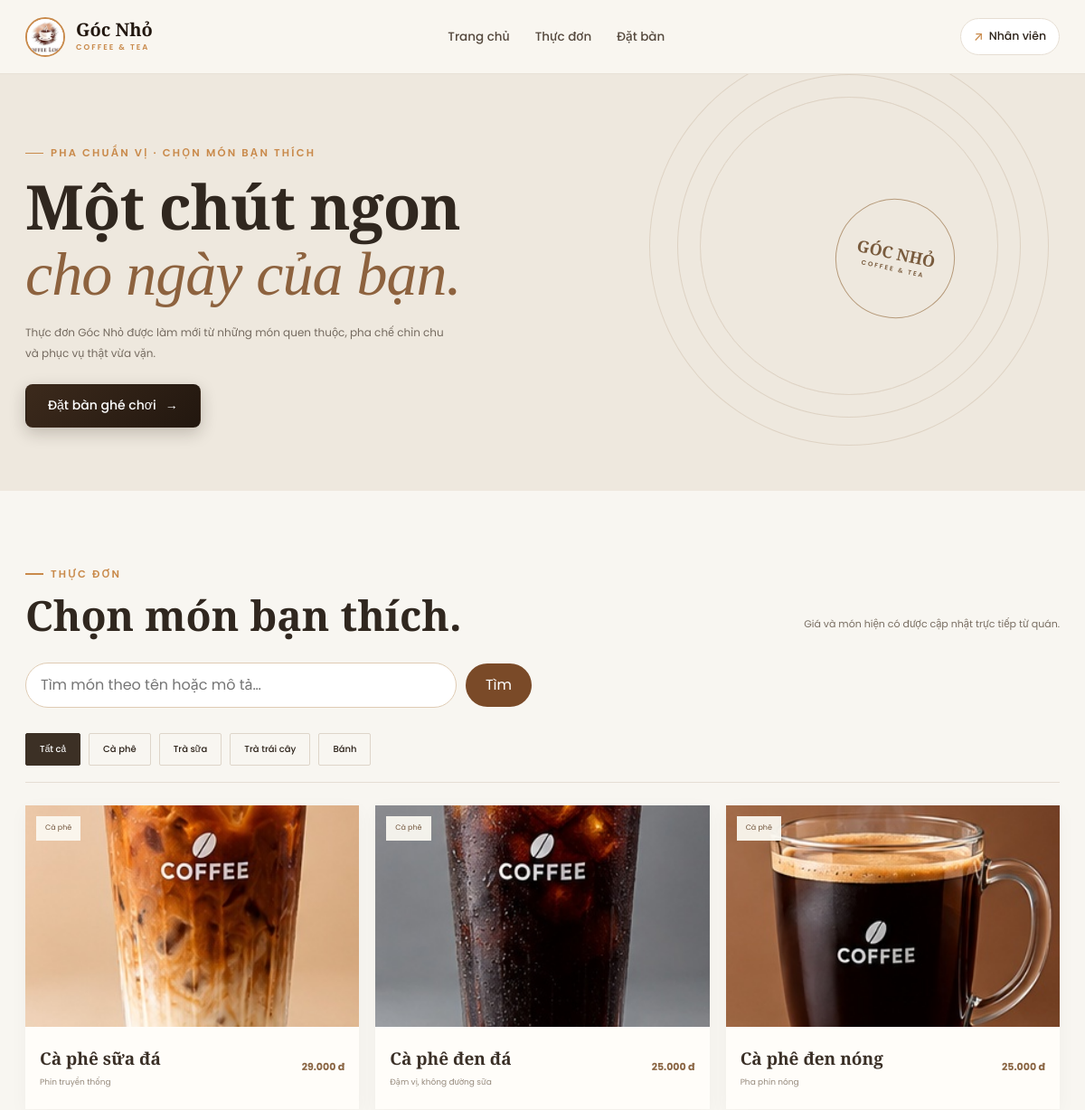
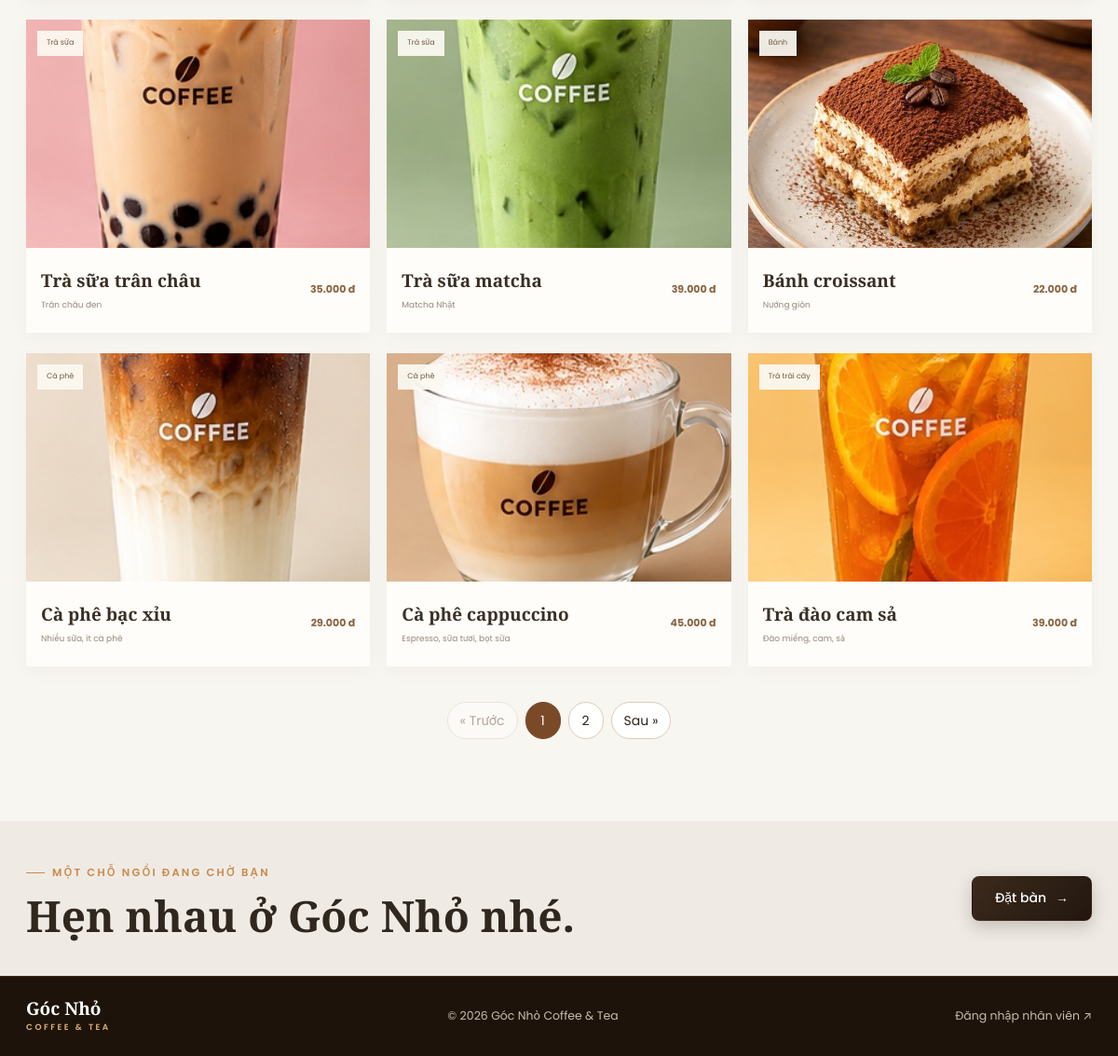
The app's page /index.php?page=public-menu with its own data (2 pictures, top to bottom).
### tables this page shows
CREATE TABLE IF NOT EXISTS categories (
  category_id INT UNSIGNED AUTO_INCREMENT PRIMARY KEY,
  category_name VARCHAR(100) NOT NULL UNIQUE,
  has_options TINYINT(1) NOT NULL DEFAULT 1
);

CREATE TABLE IF NOT EXISTS menu_items (
  item_id INT UNSIGNED AUTO_INCREMENT PRIMARY KEY,
  category_id INT UNSIGNED NOT NULL,
  item_name VARCHAR(150) NOT NULL,
  description VARCHAR(255) NULL,
  price INT UNSIGNED NOT NULL,
  image MEDIUMTEXT NULL,
  is_hidden TINYINT(1) NOT NULL DEFAULT 0,
  is_sold_out TINYINT(1) NOT NULL DEFAULT 0,
  stock INT UNSIGNED NOT NULL DEFAULT 0,
  min_stock INT UNSIGNED NOT NULL DEFAULT 10,
  UNIQUE KEY uq_cat_name (category_id, item_name),
  FOREIGN KEY (category_id) REFERENCES categories(category_id)
);

### index.php (called while the page is built, shortened)
<?php
require_once __DIR__ . '/functions.php';
$routes = array(
    'home' => 'home/index.php',
    'public-menu' => 'public-menu/index.php',
    'menu-detail' => 'menu-detail/index.php',
    'tables' => 'tables/index.php',
    'schedule' => 'schedule/index.php',
    'ops' => 'ops/index.php',
    'orders' => 'orders/index.php',
    'cashshift' => 'cashshift/index.php',
    'kitchen' => 'kitchen/index.php',
    'notify' => 'notify/index.php',
    'handover' => 'handover/index.php',
);
$page = $_GET['page'] ?? null;
if (!is_string($page) || !isset($routes[$page])) {
    http_response_code(404);
    $page = '404';
    $file = __DIR__ . '/pages/404/index.php';
} else {
    $file = __DIR__ . '/pages/' . $routes[$page];
}
$action = dirname($file) . '/action.php';
if (is_file($action)) {
    require $action;
}
require __DIR__ . '/layouts/public/header.php';
require $file;
require __DIR__ . '/layouts/public/footer.php';

### helpers/common.php (called while the page is built, shortened)
<?php
function e($value)
{
    return htmlspecialchars((string) $value, ENT_QUOTES, 'UTF-8');
}
function money($value)
{
    return number_format((float) $value, 0, ',', '.') . ' đ';
}
function get_all_settings($refresh = false)
{
    static $settings = null;
    if ($settings !== null && !$refresh) {
        return $settings;
    }
    $settings = array();
    try {
        $rows = db()->fetchAll('SELECT setting_key, setting_value FROM site_settings');
        foreach ($rows as $r) {
            $settings[$r['setting_key']] = $r['setting_value'];
        }
    } catch (\Throwable $e) {
    }
    return $settings;
}
function setting($key, $default = '')
{
    $all = get_all_settings();
    return isset($all[$key]) && $all[$key] !== '' && $all[$key] !== null ? $all[$key] : $default;
}
function brand_name()
{
    return setting('brand_name', 'Góc Nhỏ');
}
function brand_subtitle()
{
    return setting('brand_subtitle', 'Coffee & Tea');
}
function brand_full()
{
    return trim(brand_name() . ' ' . brand_subtitle());
}
function shop_logo($isAdmin = false)
{
    $logo = setting('shop_logo', 'assets/images/images.jpg');
    $cleanPath = ltrim(str_replace('../', '', $logo), '/');
    return $cleanPath;
}
function menu_item_image($item)
{
    $nameMap = array(
        'Cà phê sữa đá' => 'assets/images/menu/01-ca-phe-sua-da.jpg',
        'Cà phê đen đá' => 'assets/images/menu/02-ca-phe-den-da.jpg',
        'Cà phê đen nóng' => 'assets/images/menu/03-ca-phe-den-nong.jpg',
        'Cà phê bạc xỉu' => 'assets/images/menu/04-ca-phe-bac-xiu.jpg',
        'Cà phê cappuccino' => 'assets/images/menu/05-ca-phe-cappuccino.jpg',
        'Trà sữa trân châu' => 'assets/images/menu/06-tra-sua-tran-chau.jpg',
        'Trà sữa matcha' => 'assets/images/menu/07-tra-sua-matcha.jpg',
        'Trà đào cam sả' => 'assets/images/menu/08-tra-dao-cam-sa.jpg',
        'Trà vải hoa hồng' => 'assets/images/menu/09-tra-vai-hoa-hong.jpg',
        'Bánh tiramisu' => 'assets/images/menu/10-banh-tiramisu.jpg',
        'Bánh croissant' => 'assets/images/menu/10-banh-tiramisu.jpg',
    );
    $name = trim($item['item_name'] ?? '');
    if (isset($nameMap[$name])) {
        return $nameMap[$name];
    }
    return 'assets/images/images.jpg';
}

### config/database.php (called while the page is built, shortened)
<?php
$env = function ($key, $default) {
    $value = getenv($key);
    return $value === false ? $default : $value;
};
$appEnvironment = strtolower((string) $env('APP_ENV', 'local'));
$dbUser = $env('DB_USER', 'root');
$dbPassword = $env('DB_PASSWORD', '');
return array(
    'host'     => $env('DB_HOST', '127.0.0.1'),
    'port'     => (int) $env('DB_PORT', '3306'),
    'database' => $env('DB_NAME', 'coffee_shop'),
    'username' => $dbUser,
    'password' => $dbPassword,
    'charset'  => 'utf8mb4',
);

### helpers/database.php (called while the page is built)
<?php
function db()
{
    static $database = null;
    if ($database === null) {
        $config = require __DIR__ . '/../config/database.php';
        $database = new Database($config);
    }
    return $database;
}

### classes/Database.php (called while the page is built, shortened)
<?php
class Database
{
    private $connection;
    public function __construct($config)
    {
        $this->connection = new mysqli(
            $config['host'], $config['username'], $config['password'],
            $config['database'], $config['port']
        );
        $this->connection->set_charset($config['charset']);
    }
    public function run($sql, $params = array())
    {
        $stmt = $this->connection->prepare($sql);
        if ($params) {
            $types = '';
            foreach ($params as $p) { $types .= is_int($p) ? 'i' : 's'; }
            $stmt->bind_param($types, ...$params);
        }
        $stmt->execute();
        return $stmt;
    }
    public function fetchAll($sql, $params = array())
    {
        return $this->run($sql, $params)->get_result()->fetch_all(MYSQLI_ASSOC);
    }
    public function fetchOne($sql, $params = array())
    {
        $row = $this->run($sql, $params)->get_result()->fetch_assoc();
        return $row ?: null;
    }
}

### pages/public-menu/action.php (called while the page is built, shortened)
<?php
require_once __DIR__ . '/../../functions.php';
$title = 'Thực đơn | ' . brand_full();
$pmPerPage = 9;
$pmSearch = mb_substr(trim((string) ($_GET['q'] ?? '')), 0, 100, 'UTF-8');
$pmCategoryId = 0;
try {
    $pmCategories = array_values(array_filter(public_menu_category_summary(), function ($c) { return (int) $c['item_count'] > 0; }));
    if ($pmCategoryId === 0) $pmCategoryName = '';
    $pmTotal = public_menu_count($pmCategoryId, $pmSearch);
    $pmPager = paginate($pmTotal, (int) ($_GET['p'] ?? 1), $pmPerPage);
    $pmItems = public_menu_items($pmCategoryId, $pmSearch, $pmPerPage, $pmPager['offset']);
} catch (Throwable $e) {
    $pmError = 'Chưa tải được thực đơn. Vui lòng thử tải lại trang.';
}
function pm_url($category, $search, $page = 1)
{
    $q = array('page' => 'public-menu');
    if ($category !== '') $q['category'] = $category;
    return 'index.php?' . http_build_query($q);
}

### pages/public-menu/index.php (the view, shortened to what this page needs)
<header class="site-header">
    <a class="site-brand" href="index.php?page=home" aria-label="<?= e(brand_full()) ?>, trang chủ">
        <img src="<?= e(shop_logo()) ?>" alt=""><span><b><?= e(brand_name()) ?></b><small><?= e(mb_strtoupper(brand_subtitle(), "UTF-8")) ?></small></span>
    </a>
    <nav class="site-nav" aria-label="Điều hướng chính">
        <a href="index.php?page=home">Trang chủ</a>
        <a href="index.php?page=public-menu" aria-current="page">Thực đơn</a>
        <a href="index.php?page=home#booking">Đặt bàn</a>
    </nav>
    <a class="staff-login" href="admin/index.php?page=login"><span class="staff-login-icon" aria-hidden="true">↗</span><span>Nhân viên</span></a>
</header>
<main class="public-menu-main">
    <section class="public-menu-intro">
        <p class="eyebrow">PHA CHUẨN VỊ · CHỌN MÓN BẠN THÍCH</p>
        <h1>Một chút ngon<br><em>cho ngày của bạn.</em></h1>
        <p>Thực đơn <?= e(brand_name()) ?> được làm mới từ những món quen thuộc, pha chế chỉn chu và phục vụ thật vừa vặn.</p>
        <a class="button button-dark" href="index.php?page=home#booking">Đặt bàn ghé chơi <span aria-hidden="true">→</span></a>
        <div class="public-menu-stamp"><?= e(mb_strtoupper(brand_name(), "UTF-8")) ?><br><span><?= e(mb_strtoupper(brand_subtitle(), "UTF-8")) ?></span></div>
    </section>
    <section class="public-menu-list" aria-label="Danh sách thực đơn">
        <div class="public-menu-heading"><div><p class="eyebrow">THỰC ĐƠN</p><h2>Chọn món bạn thích.</h2></div><p>Giá và món hiện có được cập nhật trực tiếp từ quán.</p></div>
        <form id="menuSearchForm" class="catalog-search" role="search" method="get" action="index.php">
            <input type="search" id="menuSearch" name="q" placeholder="Tìm món theo tên hoặc mô tả…" maxlength="100" autocomplete="off" value="<?= e($pmSearch) ?>">
            <button type="submit">Tìm</button>
        </form>
        <nav id="menuCategories" class="menu-category-tabs" aria-label="Lọc theo danh mục">
            <a class="menu-category-tab<?= $pmCategoryName === '' ? ' is-active' : '' ?>" href="<?= e(pm_url('', $pmSearch)) ?>">Tất cả</a>
            <?php foreach ($pmCategories as $c): ?>
                <a class="menu-category-tab<?= $pmCategoryName === $c['category_name'] ? ' is-active' : '' ?>" href="<?= e(pm_url($c['category_name'], $pmSearch)) ?>"><?= e($c['category_name']) ?></a>
            <?php endforeach; ?>
        </nav>
        <div data-ajax-region="public-menu">
        <div id="publicMenuGrid" class="public-menu-grid">
            <?php foreach ($pmItems as $item): ?>
                <?php $pmDetailUrl = 'index.php?page=menu-detail&id=' . (int) $item['item_id']; ?>
                <article class="public-menu-card"><a class="public-menu-photo-link" href="<?= e($pmDetailUrl) ?>" aria-label="Xem chi tiết <?= e($item['item_name']) ?>"><div class="public-menu-photo"><img src="<?= e(menu_item_image($item)) ?>" alt="<?= e($item['item_name']) ?>" loading="lazy"><span><?= e($item['category_name']) ?></span></div></a><div class="public-menu-card-body"><div><h3><a href="<?= e($pmDetailUrl) ?>"><?= e($item['item_name']) ?></a></h3><p><?= e($item['description'] ?? '') ?></p></div><strong><?= e(money($item['price'])) ?></strong></div></article>
            <?php endforeach; ?>
        </div>
        <div id="menuPagination"><?= render_pagination($pmPager['page'], $pmPager['pages'], array('page' => 'public-menu') + ($pmCategoryName !== '' ? array('category' => $pmCategoryName) : array()) + ($pmSearch !== '' ? array('q' => $pmSearch) : array())) ?></div>
        </div>
    </section>
    <section class="menu-booking-banner"><div><p class="eyebrow">MỘT CHỖ NGỒI ĐANG CHỜ BẠN</p><h2>Hẹn nhau ở <?= e(brand_name()) ?> nhé.</h2></div><a class="button button-dark" href="index.php?page=home#booking">Đặt bàn <span aria-hidden="true">→</span></a></section>
</main>
<footer class="site-footer"><a class="footer-brand" href="index.php?page=home"><?= e(brand_name()) ?> <small><?= e(mb_strtoupper(brand_subtitle(), "UTF-8")) ?></small></a><span>© <?= date('Y') ?> <?= e(brand_full()) ?></span><a href="admin/index.php?page=login">Đăng nhập nhân viên <span aria-hidden="true">↗</span></a></footer>

### assets/css/style.css (style rules this page uses)
html, body { height: 100%; margin: 0; overflow: hidden; }
body { display: flex; }

### assets/css/public-menu.css (style rules this page uses)
body.public-menu-page { background: #f8f6f1; }
.public-menu-intro { position: relative; min-height: 340px; padding: 70px max(28px, calc((100% - 1160px)/2)); overflow: hidden; background: #eee8de; }
.public-menu-intro::after { position: absolute; content: ''; width: 330px; height: 330px; right: max(8%, calc((100% - 1060px)/2)); top: 25px; border: 1px solid #d7c9b8; border-radius: 50%; box-shadow: 0 0 0 24px #eee8de, 0 0 0 25px #d7c9b8, 0 0 0 55px #eee8de, 0 0 0 56px #d7c9b8; opacity: .7; }
.public-menu-intro .eyebrow,.public-menu-intro h1,.public-menu-intro>p:not(.eyebrow),.public-menu-intro .button { position: relative; z-index: 1; }
.public-menu-intro h1 { margin: 0; color: #30271f; font: 600 clamp(44px, 6vw, 68px)/1.05 'Playfair Display', Georgia, serif; letter-spacing: -1px; }
.public-menu-intro h1 em { color: #8d623e; font-weight: 500; }
.public-menu-intro>p:not(.eyebrow) { max-width: 475px; margin: 18px 0 22px; color: #756b60; font-size: 12px; line-height: 1.9; }
.public-menu-stamp { position: absolute; z-index: 1; top: 138px; right: max(12%, calc((100% - 970px)/2)); width: 132px; height: 132px; display: grid; place-content: center; border: 1px solid #b69a7a; border-radius: 50%; color: #795b3d; text-align: center; font: 600 18px/1.3 'Playfair Display',serif; transform: rotate(12deg); }
.public-menu-stamp span { font: 600 7px 'Poppins',sans-serif; letter-spacing: 2px; }
.public-menu-list { width: min(1160px, calc(100% - 56px)); margin: auto; padding: 75px 0 88px; }
.public-menu-heading { display: flex; align-items: end; justify-content: space-between; gap: 25px; }
.public-menu-heading .eyebrow { margin-bottom: 10px; }
.public-menu-heading h2,.menu-booking-banner h2 { margin: 0; color: #30271f; font: 600 clamp(34px,4vw,46px)/1.15 'Playfair Display',Georgia,serif; }
.public-menu-heading>p { max-width: 300px; margin: 0 0 6px; color: #796e62; font-size: 11px; line-height: 1.8; }
.menu-category-tabs { display: flex; flex-wrap: wrap; gap: 9px; margin: 28px 0 25px; padding-bottom: 18px; border-bottom: 1px solid #e5ded4; }
.menu-category-tab { padding: 9px 15px; border: 1px solid #ded5c9; border-radius: 2px; background: transparent; color: #716456; font: 500 10px 'Poppins',sans-serif; cursor: pointer; }
.menu-category-tab:hover,.menu-category-tab.is-active { border-color: #3c3025; background: #3c3025; color: #fff; }
.public-menu-grid { display: grid; grid-template-columns: repeat(3,minmax(0,1fr)); gap: 22px 18px; }
.public-menu-card { min-width: 0; overflow: hidden; background: #fffdf9; box-shadow: 0 5px 20px #37271909; }
.public-menu-photo { position: relative; height: 245px; overflow: hidden; background: #e4d1ba; }
.public-menu-photo img { width: 100%; height: 100%; display: block; object-fit: cover; transition: transform .4s; }
.public-menu-photo>span { position: absolute; top: 12px; left: 12px; padding: 7px 10px; background: #fbf9f2ef; color: #73573e; font-size: 8px; }
.public-menu-card-body { min-height: 91px; padding: 15px 16px; display: flex; justify-content: space-between; align-items: center; gap: 12px; }
.public-menu-card h3 { margin: 0; color: #3a2f26; font: 600 19px 'Playfair Display',serif; }
.public-menu-card p { margin: 6px 0 0; color: #95897c; font-size: 9px; }
.public-menu-card strong { flex: 0 0 auto; color: #896442; font-size: 11px; }
.menu-booking-banner { padding: 38px max(28px, calc((100% - 1160px)/2)); display: flex; justify-content: space-between; align-items: center; gap: 24px; background: #efebe4; }
.menu-booking-banner .eyebrow { margin-bottom: 10px; }
.catalog-search { display:flex;flex-wrap:wrap;gap:10px;align-items:center;margin:26px 0 0;max-width:560px }
.catalog-search input[type=search] { flex:1 1 240px;min-width:0;padding:11px 16px;border:1px solid #dfcbb3;border-radius:999px;background:#fff;color:#33251c;font:inherit }
.catalog-search button { padding:11px 22px;border:0;border-radius:999px;background:#7a4a28;color:#fff;font:inherit;cursor:pointer }
.public-menu-photo-link { display: block; color: inherit; text-decoration: none; }
.public-menu-card h3 a { color: inherit; text-decoration: none; }

### records on screen
categories: category_name "Cà phê"
categories: category_name "Trà sữa"
categories: category_name "Trà trái cây"
categories: category_name "Bánh"
menu_items: shows a picture, category.category_name "Cà phê", item_name "Cà phê sữa đá", description "Phin truyền thống", price "29.000 đ"
menu_items: shows a picture, category.category_name "Cà phê", item_name "Cà phê đen đá", description "Đậm vị, không đường sữa", price "25.000 đ"
menu_items: shows a picture, category.category_name "Cà phê", item_name "Cà phê đen nóng", description "Pha phin nóng", price "25.000 đ"
menu_items: shows a picture, category.category_name "Trà sữa", item_name "Trà sữa trân châu", description "Trân châu đen", price "35.000 đ"
menu_items: shows a picture, category.category_name "Trà sữa", item_name "Trà sữa matcha", description "Matcha Nhật", price "39.000 đ"
menu_items: shows a picture, category.category_name "Bánh", item_name "Bánh croissant", description "Nướng giòn", price "22.000 đ"
menu_items: shows a picture, category.category_name "Cà phê", item_name "Cà phê bạc xỉu", description "Nhiều sữa, ít cà phê", price "29.000 đ"
menu_items: shows a picture, category.category_name "Cà phê", item_name "Cà phê cappuccino", description "Espresso, sữa tươi, bọt sữa", price "45.000 đ"
menu_items: shows a picture, category.category_name "Trà trái cây", item_name "Trà đào cam sả", description "Đào miếng, cam, sả", price "39.000 đ"

### other values on screen
brand_name() "Góc Nhỏ"
mb_strtoupper(brand_subtitle(), "UTF-8") "COFFEE & TEA"
mb_strtoupper(brand_name(), "UTF-8") "GÓC NHỎ"
$n "1"
$n "2"
brand_full() "Góc Nhỏ Coffee & Tea"
